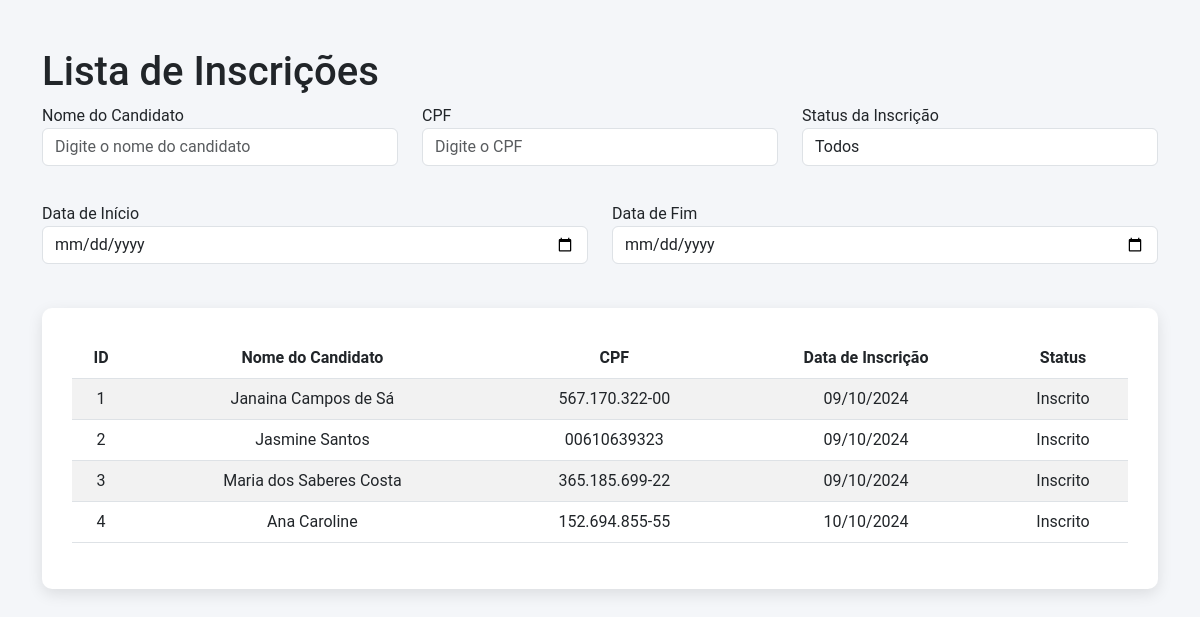
The app's page /inscricoes/, older data.
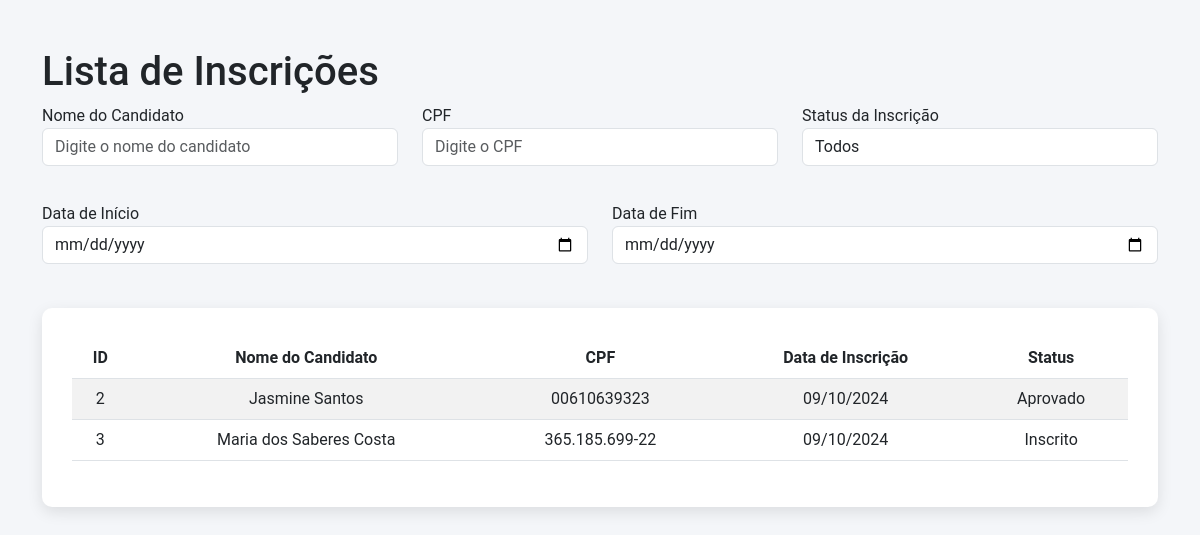
The same page, newer data.
### website/models.py (models this page shows, shortened)
class Inscricao(models.Model):
    candidato = models.OneToOneField(Usuario, on_delete=models.CASCADE, related_name="inscricao")
    data_inscricao = models.DateTimeField(auto_now_add=True)
    responsavel_legal = models.CharField(max_length=255, null=True, blank=True)
    tipo_responsavel = models.CharField(max_length=100, null=True, blank=True)
    telefone = models.CharField(max_length=15, null=True, blank=True)
    telefone_secundario = models.CharField(max_length=15, null=True, blank=True)
    endereco = models.CharField(max_length=255, null=True, blank=True)
    bairro = models.ForeignKey('website.Bairro', on_delete=models.CASCADE)
    cidade = models.CharField(max_length=255, null=True, blank=True)  # Optional field
    ponto_referencia = models.CharField(max_length=255, null=True, blank=True)
    necessidade_especial = models.BooleanField(default=False)
    tipo_necessidade_especial = models.CharField(max_length=100, null=True, blank=True)
    turno_disponivel = models.CharField(max_length=100, null=True, blank=True)
    etapa_pretendida = models.CharField(max_length=255, null=True, blank=True)
    prova_realizada = models.BooleanField(default=False)  # Example field definition
    nota = models.DecimalField(max_digits=5, decimal_places=2, null=True, blank=True)  # Add nota field
    aprovado = models.BooleanField(default=False)  # Add this field
    cpf_responsavel = models.CharField(max_length=11, null=True, blank=True)  # Novo campo
    rg_responsavel = models.CharField(max_length=12, null=True, blank=True)   # Novo campo
    disciplinas_aprovadas = models.ManyToManyField(Disciplina, related_name='inscricoes_aprovadas', blank=True)
    nota_prova = models.DecimalField(max_digits=5, decimal_places=2, null=True, blank=True)  # Exemplo de campo de nota
    ativo = models.BooleanField(default=True)  # Define o status como ativo por padrão
    LOCAL_EXAME_CHOICES = [
        ('CMEJA', 'CMEJA Jose de Deus Andrade'),
        ('SEBASTIAO_AGRIPINO', 'EMEF Sebastião Agripino da Silva'),
        ('MARIA_LOURDES', 'EMEF Maria de Lourdes Rocha Rodrigues'),
        ('ADELAIDE_MOLINARI', 'EMEIF Adelaide Molinari'),
        ('RAIMUNDO_OLIVEIRA', 'EMEIF Raimundo de Oliveira'),
        ('TEOTONIO_VILELA', 'EMEIF Teotonio Vilela'),
    ]
    local_exame = models.CharField(max_length=30, choices=LOCAL_EXAME_CHOICES, default='CMEJA')
    ESCOLA_CHOICES = [
        ('NAO_ESTUDANDO', 'NÃO ESTOU ESTUDANDO EM 2024'),
        ('CMEJA_JOSE_DE_DEUS_ANDRADE', 'CMEJA JOSÉ DE DEUS ANDRADE'),
        ('EMEIF_ADELAIDE_MOLINARI', 'EMEIF ADELAIDE MOLINARI'),
        ('EMEIF_CARLOS_HENRIQUE', 'EMEIF CARLOS HENRIQUE'),
        ('EMEIF_JUSCELINO_KUBITSCHEK', 'EMEIF JUSCELINO KUBITSCHEK'),
        ('EMEIF_MAGALHAES_BARATA', 'EMEIF MAGALHÃES BARATA'),
        ('EMEIF_RAIMUNDO_OLIVEIRA', 'EMEIF RAIMUNDO DE OLIVEIRA'),
        ('EMEIF_TEOTONIO_VILELA', 'EMEIF TEOTÔNIO VILELA'),
        ('EMEF_BENEDITA_TORRES', 'EMEF BENEDITA TORRES'),
        ('EMEF_SEBASTIAO_AGRIPINO', 'EMEF SEBASTIÃO AGRIPINO DA SILVA'),
        ('EMEF_ALEXSANDRO_NUNES', 'EMEF ALEXSANDRO NUNES DE SOUZA GOMES'),
        ('EMEF_CARMELO_MENDES', 'EMEF CARMELO MENDES DA SILVA'),
        ('EMEB_LUIS_CARLOS_PRESTES', 'EMEB LUÍS CARLOS PRESTES'),
        ('EMEF_JOAO_NELSON', 'EMEF JOÃO NELSON DOS PRAZERES HENRIQUES'),
        ('EMEF_MARIA_DE_LOURDES', 'EMEF MARIA DE LOURDES ROCHA RODRIGUES'),
        ('EMEB_RONILTON_ARIDAL', 'EMEB RONILTON ARIDAL DA SILVA GRILO'),
        ('EMEB_GERCINO_CORREA', 'EMEB GERCINO CORREA'),
        ('EMEIF_TANCREDO', 'EMEIF TANCREDO DE ALMEIDA NEVES'),
        ('EMEIF_FRANCISCA_ROMANA', 'EMEIF FRANCISCA ROMANA'),
    ]
    local_exame = models.CharField(
        max_length=30,
        choices=LOCAL_EXAME_CHOICES,
        default='CMEJA',
        verbose_name='Local de realização das provas'
    )
    escola = models.CharField(
        max_length=50,
        choices=ESCOLA_CHOICES,
        default='NAO_ESTUDANDO',
        verbose_name='Nome da escola onde está matriculado em 2024'
    )
    dia_realizacao_prova = models.DateField(default='2024-12-01',verbose_name='Dia de realização da prova')
    PROVA_TODAS_DISCIPLINAS_CHOICES = [('Sim', 'Sim'),('Não', 'Não')]
    prova_todas_disciplinas = models.CharField(
        max_length=3,
        choices=PROVA_TODAS_DISCIPLINAS_CHOICES,
        default='Não',
        verbose_name="Deseja realizar a prova de todas as disciplinas?"
    )
    DISCIPLINAS_CHOICES = [
        ('Matemática', 'Matemática'),
        ('Ciências', 'Ciências'),
        ('Arte', 'Arte'),
        ('Educação Física', 'Educação Física'),
        ('História', 'História'),
        ('Geografia', 'Geografia'),
        ('Língua Portuguesa', 'Língua Portuguesa'),
        ('Inglês', 'Inglês'),
    ]
    disciplinas = models.ManyToManyField(Disciplina, related_name='inscricoes_disciplinas', blank=True)
    EXAME_SUPLETIVO_CHOICES = [('Sim', 'Sim'),('Não', 'Não')]
    exame_supletivo = models.CharField(
        max_length=3,
        choices=EXAME_SUPLETIVO_CHOICES,
        default='Não',  # Assuming 'Não' is the default choice
        verbose_name="Já fez a prova do exame supletivo anteriormente, ofertado pelo município de Canaã dos Carajás?"
    )
    STATUS_CHOICES = [('inscrito', 'Inscrito'),('approved', 'Aprovado'),('analise', 'Analise'),]
    status = models.CharField(max_length=20, choices=STATUS_CHOICES, default='Inscrito')

class Usuario(AbstractUser):
    nome_completo = models.CharField(max_length=255)
    cpf = models.CharField(max_length=11, unique=True)  # CPF único
    email = models.EmailField(unique=True)
    data_cadastro = models.DateTimeField(auto_now_add=True)
    data_nascimento = models.DateField()  # Campo de data de nascimento
    telefone = models.CharField(max_length=15, null=True, blank=True)  # Telefone do Candidato
    telefone_contato_2 = models.CharField(max_length=15, null=True, blank=True)  # Telefone de Contato 2
    telefone_secundario = models.CharField(max_length=15, null=True, blank=True)
    endereco = models.CharField(max_length=255, null=True, blank=True)  # Endereço
    bairro = models.CharField(max_length=100, null=True, blank=True)  # Bairro
    ponto_referencia = models.CharField(max_length=255, null=True, blank=True)  # Ponto de Referência
    maior_de_18 = models.BooleanField(default=False)  # O Candidato é maior de 18 anos?
    responsavel_legal = models.CharField(max_length=255, null=True, blank=True)
    tipo_responsavel = models.CharField(max_length=50, choices=[
        ('Mãe', 'Mãe'),
        ('Pai', 'Pai'),
        ('Responsável Legal', 'Responsável Legal')
    ], null=True, blank=True)
    necessidade_especial = models.BooleanField(default=False)
    tipo_necessidade_especial = models.CharField(max_length=50, choices=[
        ('Baixa Visão', 'Baixa Visão'),
        ('Cegueira', 'Cegueira'),
        ('Auditiva', 'Auditiva'),
        ('Deficiência Física', 'Deficiência Física'),
        ('Deficiência Intelectual', 'Deficiência Intelectual')
    ], null=True, blank=True)
    etapa_matricula = models.CharField(max_length=50, choices=[
        ('Etapa I Ensino Fundamental I(1º 2º 3º ano)', 'Etapa I Ensino Fundamental I(1º 2º 3º ano)'),
        ('Etapa II Ensino Fundamental I(4º 5º ano)', 'Etapa II Ensino Fundamental I(4º 5º ano)'),
        ('Etapa III', 'Etapa III')
    ], null=True, blank=True)
    nome_responsavel = models.CharField(max_length=255, null=True, blank=True)  # Nome do Responsável Legal
    tipo_responsavel = models.CharField(max_length=50, choices=[('Mãe', 'Mãe'), ('Pai', 'Pai'), ('Responsável Legal', 'Responsável Legal')], null=True, blank=True)  # Tipo de Responsável Legal
    possui_necessidade_especial = models.BooleanField(default=False)  # Possui alguma necessidade especial?
    necessidade_especial_detalhe = models.CharField(
        max_length=50,
        choices=[
            ('Baixa Visão', 'Baixa Visão'),
            ('Cegueira', 'Cegueira'),
            ('Auditiva', 'Auditiva'),
            ('Deficiência Física', 'Deficiência Física'),
            ('Deficiência Intelectual', 'Deficiência Intelectual')
        ],
        null=True, blank=True
    )  # Caso possua, favor assinalar
    turno_disponivel = models.CharField(
        max_length=20,
        choices=[
            ('Manhã', 'Manhã'),
            ('Tarde', 'Tarde'),
            ('Noite', 'Noite')
        ],
        null=True, blank=True
    )  # Turno de Estudo Disponível
    etapa_pretendida = models.CharField(
        max_length=100,
        choices=[
            ('Etapa I Ensino Fundamental I (1º 2º 3º ano)', 'Etapa I Ensino Fundamental I (1º 2º 3º ano)'),
            ('Etapa II Ensino Fundamental I (4º 5º ano)', 'Etapa II Ensino Fundamental I (4º 5º ano)'),
            ('Etapa III Ensino Fundamental II', 'Etapa III Ensino Fundamental II')
        ],
        null=True, blank=True
    )  # Etapa pretendida para a matrícula
    groups = models.ManyToManyField(
        'auth.Group',
        related_name='custom_usuario_set',  # Name to avoid conflict
        blank=True
    )
    user_permissions = models.ManyToManyField(
        'auth.Permission',
        related_name='custom_usuario_permissions_set',  # Name to avoid conflict
        blank=True
    )

### website/views.py (the view)
# urls.py: path('inscricoes/', views.listar_inscricoes, name='listar_inscricoes'),
def listar_inscricoes(request):
    inscricoes = Inscricao.objects.all()  # Busque todas as inscrições inicialmente
    nome_candidato = request.GET.get('nome_candidato')
    cpf = request.GET.get('cpf')
    status = request.GET.get('status')
    data_inicio = request.GET.get('data_inicio')
    data_fim = request.GET.get('data_fim')
    if nome_candidato:
        inscricoes = inscricoes.filter(candidato__nome_completo__icontains=nome_candidato)
    if cpf:
        inscricoes = inscricoes.filter(candidato__cpf__icontains=cpf)
    if status:
        inscricoes = inscricoes.filter(status=status)
    if data_inicio:
        inscricoes = inscricoes.filter(data_inscricao__gte=data_inicio)
    if data_fim:
        inscricoes = inscricoes.filter(data_inscricao__lte=data_fim)
    form = InscricaoFilterForm(request.GET or None)
    context = {
        'inscricoes': inscricoes,
        'form': form,
    }
    return render(request, 'inscricoes/listar.html', context)

### website/forms.py
class InscricaoFilterForm(forms.Form):
    nome_candidato = forms.CharField(required=False, label="Nome do Candidato")
    cpf = forms.CharField(required=False, label="CPF")
    status = forms.ChoiceField(
        required=False,
        choices=[('aprovado', 'Aprovado'), ('pendente', 'Pendente')],
        label="Status da Inscrição"
    )
    data_inicio = forms.DateField(required=False, label="Data de Início", widget=forms.TextInput(attrs={'type': 'date'}))
    data_fim = forms.DateField(required=False, label="Data de Fim", widget=forms.TextInput(attrs={'type': 'date'}))

### website/templates/inscricoes/listar.html (shortened to what this page needs)
<!DOCTYPE html>
<html lang="en">
<head>
    <link href="https://cdn.jsdelivr.net/npm/bootstrap@5.3.0-alpha3/dist/css/bootstrap.min.css" rel="stylesheet">
</head>
<body>
    <div class="container mt-5">
        <h1>Lista de Inscrições</h1>
        <div class="filter-card mb-4">
            <div class="row">
                <div class="col-md-4">
                    <div class="form-group">
                        <label for="nome_candidato">Nome do Candidato</label>
                        <input type="text" id="nome_candidato" class="form-control" placeholder="Digite o nome do candidato">
                    </div>
                </div>
                <div class="col-md-4">
                    <div class="form-group">
                        <label for="cpf">CPF</label>
                        <input type="text" id="cpf" class="form-control" placeholder="Digite o CPF">
                    </div>
                </div>
                <div class="col-md-4">
                    <div class="form-group">
                        <label for="status">Status da Inscrição</label>
                        <select id="status" class="form-control">
                            <option value="">Todos</option>
                        </select>
                    </div>
                </div>
            </div>
            <div class="row mt-3">
                <div class="col-md-6">
                    <div class="form-group">
                        <label for="data_inicio">Data de Início</label>
                        <input type="date" id="data_inicio" class="form-control">
                    </div>
                </div>
                <div class="col-md-6">
                    <div class="form-group">
                        <label for="data_fim">Data de Fim</label>
                        <input type="date" id="data_fim" class="form-control">
                    </div>
                </div>
            </div>
        </div>
        <div class="table-container">
            <table class="table table-striped" id="inscricoes-table">
                <thead>
                    <tr>
                        <th>ID</th>
                        <th>Nome do Candidato</th>
                        <th>CPF</th>
                        <th>Data de Inscrição</th>
                        <th>Status</th>
                    </tr>
                </thead>
                <tbody>
                    {% if inscricoes %}
                        {% for inscricao in inscricoes %}
                            <tr>
                                <td>{{ inscricao.id }}</td>
                                <td>{{ inscricao.candidato.nome_completo }}</td>
                                <td>{{ inscricao.candidato.cpf }}</td>
                                <td>{{ inscricao.data_inscricao|date:"d/m/Y" }}</td>
                                <td>{{ inscricao.status }}</td>
                            </tr>
                        {% endfor %}
                    {% else %}
                        <tr>
                            <td colspan="5">Nenhuma inscrição encontrada.</td>
                        </tr>
                    {% endif %}
                </tbody>
            </table>
        </div>
    </div>
</body>
</html>

Row changes from the older to the newer data that the page shows:
removed Inscricao: id "1", candidato.nome_completo "Janaina Campos de Sá", candidato.cpf "567.170.322-00", data_inscricao "09/10/2024", status "Inscrito"
removed Inscricao: id "4", candidato.nome_completo "Ana Caroline", candidato.cpf "152.694.855-55", data_inscricao "10/10/2024", status "Inscrito"
changed Inscricao "Jasmine Santos": status "Inscrito" → "Aprovado"
